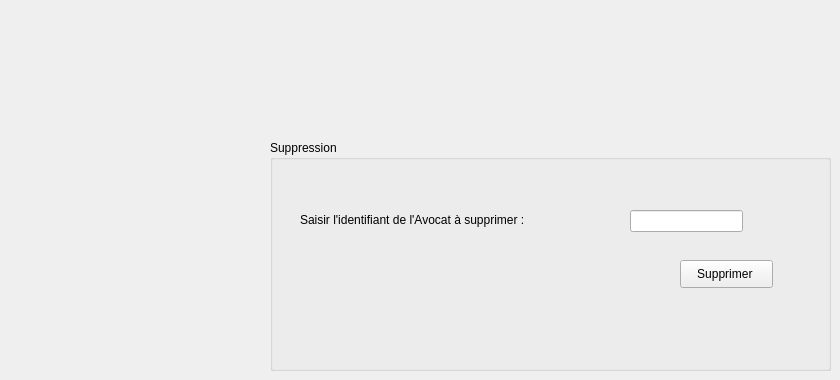
      <widget class="QWidget" name="Supprimer">
       <attribute name="title">
        <string>Supprimer</string>
       </attribute>
       <widget class="QGroupBox" name="groupBox_2">
        <property name="geometry">
         <rect>
          <x>270</x>
          <y>140</y>
          <width>561</width>
          <height>231</height>
         </rect>
        </property>
        <property name="font">
         <font>
          <pointsize>9</pointsize>
         </font>
        </property>
        <property name="title">
         <string>Suppression </string>
        </property>
        <widget class="QLabel" name="label_13">
         <property name="geometry">
          <rect>
           <x>30</x>
           <y>70</y>
           <width>291</width>
           <height>20</height>
          </rect>
         </property>
         <property name="font">
          <font>
           <pointsize>9</pointsize>
          </font>
         </property>
         <property name="text">
          <string>Saisir l'identifiant de l'Avocat à supprimer : </string>
         </property>
        </widget>
        <widget class="QLineEdit" name="le_id_supp">
         <property name="geometry">
          <rect>
           <x>360</x>
           <y>70</y>
           <width>113</width>
           <height>22</height>
          </rect>
         </property>
        </widget>
        <widget class="QPushButton" name="btn_supprimer">
         <property name="geometry">
          <rect>
           <x>410</x>
           <y>120</y>
           <width>93</width>
           <height>28</height>
          </rect>
         </property>
         <property name="text">
          <string>Supprimer </string>
         </property>
        </widget>
       </widget>
      </widget>
